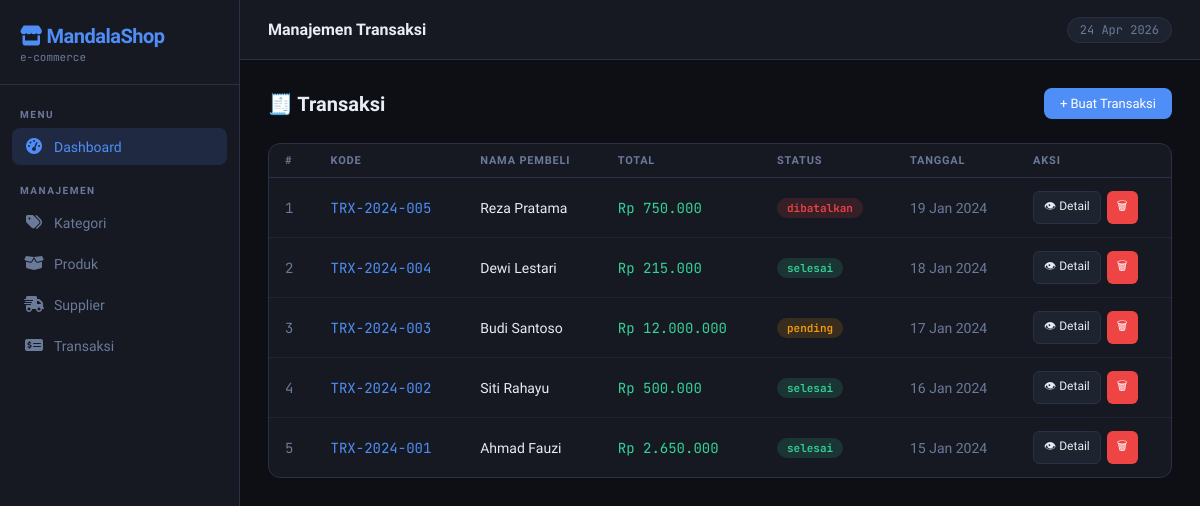
The page /?page=transaksi on the database its author committed.
### tables this page shows
CREATE TABLE IF NOT EXISTS transaksi (
    id INT AUTO_INCREMENT PRIMARY KEY,
    kode_transaksi VARCHAR(50) UNIQUE NOT NULL,
    nama_pembeli VARCHAR(150) NOT NULL,
    total DECIMAL(15,2) NOT NULL DEFAULT 0,
    status ENUM('pending','selesai','dibatalkan') DEFAULT 'pending',
    tanggal DATE NOT NULL,
    created_at TIMESTAMP DEFAULT CURRENT_TIMESTAMP
);

### app/controllers/TransaksiController.php (called while the page is built, shortened)
<?php
class TransaksiController extends Controller {
    private $model;
    public function __construct() {
        $this->model = new TransaksiModel();
    }
    public function index() {
        $this->view('transaksi/index', [
            'title'      => 'Manajemen Transaksi',
            'transaksis' => $this->model->getAll(),
            'flash'      => $this->getFlash(),
        ]);
    }
}

### app/models/Model.php (called while the page is built, shortened)
<?php
class Model {
    public function __construct() {
        $this->db = new mysqli(DB_HOST, DB_USER, DB_PASS, DB_NAME);
    }
}

### app/models/TransaksiModel.php (called while the page is built, shortened)
<?php
require_once 'Model.php';
class TransaksiModel extends Model {
    public function getAll($orderBy = 'id DESC') {
        $result = $this->db->query("SELECT * FROM transaksi ORDER BY {$orderBy}");
        return $result ? $result->fetch_all(MYSQLI_ASSOC) : [];
    }
}

### app/views/transaksi/index.php (the view)
<div class="page-header">
    <h2>🧾 Transaksi</h2>
    <a href="?page=transaksi&action=create" class="btn btn-primary">+ Buat Transaksi</a>
</div>
<div class="card">
    <div class="table-wrap">
        <table>
            <thead>
                <tr>
                    <th>#</th>
                    <th>Kode</th>
                    <th>Nama Pembeli</th>
                    <th>Total</th>
                    <th>Status</th>
                    <th>Tanggal</th>
                    <th>Aksi</th>
                </tr>
            </thead>
            <tbody>
                <?php if (empty($transaksis)): ?>
                <tr><td colspan="7">
                    <div class="empty-state">
                        <div class="big-icon">🧾</div>
                        <p>Belum ada transaksi.</p>
                    </div>
                </td></tr>
                <?php else: ?>
                <?php foreach ($transaksis as $i => $t): ?>
                <?php $badge = ['pending'=>'amber','selesai'=>'green','dibatalkan'=>'red'][$t['status']] ?? 'blue'; ?>
                <tr>
                    <td class="text-muted text-mono"><?= $i + 1 ?></td>
                    <td class="text-mono" style="color:var(--accent)"><?= htmlspecialchars($t['kode_transaksi']) ?></td>
                    <td style="font-weight:500"><?= htmlspecialchars($t['nama_pembeli']) ?></td>
                    <td class="text-mono" style="color:var(--accent2)">Rp <?= number_format($t['total'], 0, ',', '.') ?></td>
                    <td><span class="badge badge-<?= $badge ?>"><?= $t['status'] ?></span></td>
                    <td class="text-muted"><?= date('d M Y', strtotime($t['tanggal'])) ?></td>
                    <td>
                        <div class="actions">
                            <a href="?page=transaksi&action=detail&id=<?= $t['id'] ?>" class="btn btn-ghost btn-sm">👁 Detail</a>
                            <a href="?page=transaksi&action=delete&id=<?= $t['id'] ?>" class="btn btn-danger btn-sm"
                               onclick="return confirm('Hapus transaksi ini?')">🗑</a>
                        </div>
                    </td>
                </tr>
                <?php endforeach; ?>
                <?php endif; ?>
            </tbody>
        </table>
    </div>
</div>

### app/views/layouts/main.php (style rules this page uses)
*, *::before, *::after { box-sizing: border-box; margin: 0; padding: 0; }
:root { --bg: #0d0f14; --surface: #161922; --surface2: #1e2330; --border: #2a3045; --accent: #4f8ef7; --accent2: #34d399; --warn: #f59e0b; --danger: #ef4444; --text: #e8ecf4; --muted: #6b7a99; --sidebar-w: 240px; }
body { font-family: 'Sora', sans-serif; background: var(--bg); color: var(--text); display: flex; min-height: 100vh; font-size: 14px; }
.card { background: var(--surface); border: 1px solid var(--border); border-radius: 12px; overflow: hidden; }
.table-wrap { overflow-x: auto; }
table { width: 100%; border-collapse: collapse; }
th { text-align: left; padding: 10px 16px; font-size: 11px; font-weight: 600; color: var(--muted); letter-spacing: .8px; text-transform: uppercase; border-bottom: 1px solid var(--border); }
td { padding: 13px 16px; border-bottom: 1px solid rgba(42,48,69,.5); vertical-align: middle; }
tr:last-child td { border-bottom: none; }
.btn { display: inline-flex; align-items: center; gap: 6px; padding: 8px 16px; border-radius: 8px; border: none; cursor: pointer; font-family: 'Sora', sans-serif; font-size: 13px; font-weight: 500; text-decoration: none; transition: all .15s; }
.btn-primary { background: var(--accent); color: #fff; }
.btn-danger { background: var(--danger); color: #fff; }
.btn-ghost { background: var(--surface2); color: var(--text); border: 1px solid var(--border); }
.btn-sm { padding: 5px 10px; font-size: 12px; border-radius: 6px; }
.badge { display: inline-block; padding: 3px 10px; border-radius: 20px; font-size: 11px; font-weight: 600; font-family: 'JetBrains Mono', monospace; }
.badge-green { background: rgba(52,211,153,.15); color: var(--accent2); }
.badge-amber { background: rgba(245,158,11,.15); color: var(--warn); }
.badge-red { background: rgba(239,68,68,.15); color: var(--danger); }
.page-header { display: flex; align-items: center; justify-content: space-between; margin-bottom: 24px; }
.page-header h2 { font-size: 20px; font-weight: 700; }
.text-muted { color: var(--muted); }
.text-mono { font-family: 'JetBrains Mono', monospace; }
.actions { display: flex; gap: 6px; }

### rows shown on the page
transaksi: kode_transaksi "TRX-2024-005", nama_pembeli "Reza Pratama", total "750.000", status "dibatalkan", tanggal "19 Jan 2024"
transaksi: kode_transaksi "TRX-2024-004", nama_pembeli "Dewi Lestari", total "215.000", status "selesai", tanggal "18 Jan 2024"
transaksi: kode_transaksi "TRX-2024-003", nama_pembeli "Budi Santoso", total "12.000.000", status "pending", tanggal "17 Jan 2024"
transaksi: kode_transaksi "TRX-2024-002", nama_pembeli "Siti Rahayu", total "500.000", status "selesai", tanggal "16 Jan 2024"
transaksi: kode_transaksi "TRX-2024-001", nama_pembeli "Ahmad Fauzi", total "2.650.000", status "selesai", tanggal "15 Jan 2024"

### other values the page prints
$title "Manajemen Transaksi"
